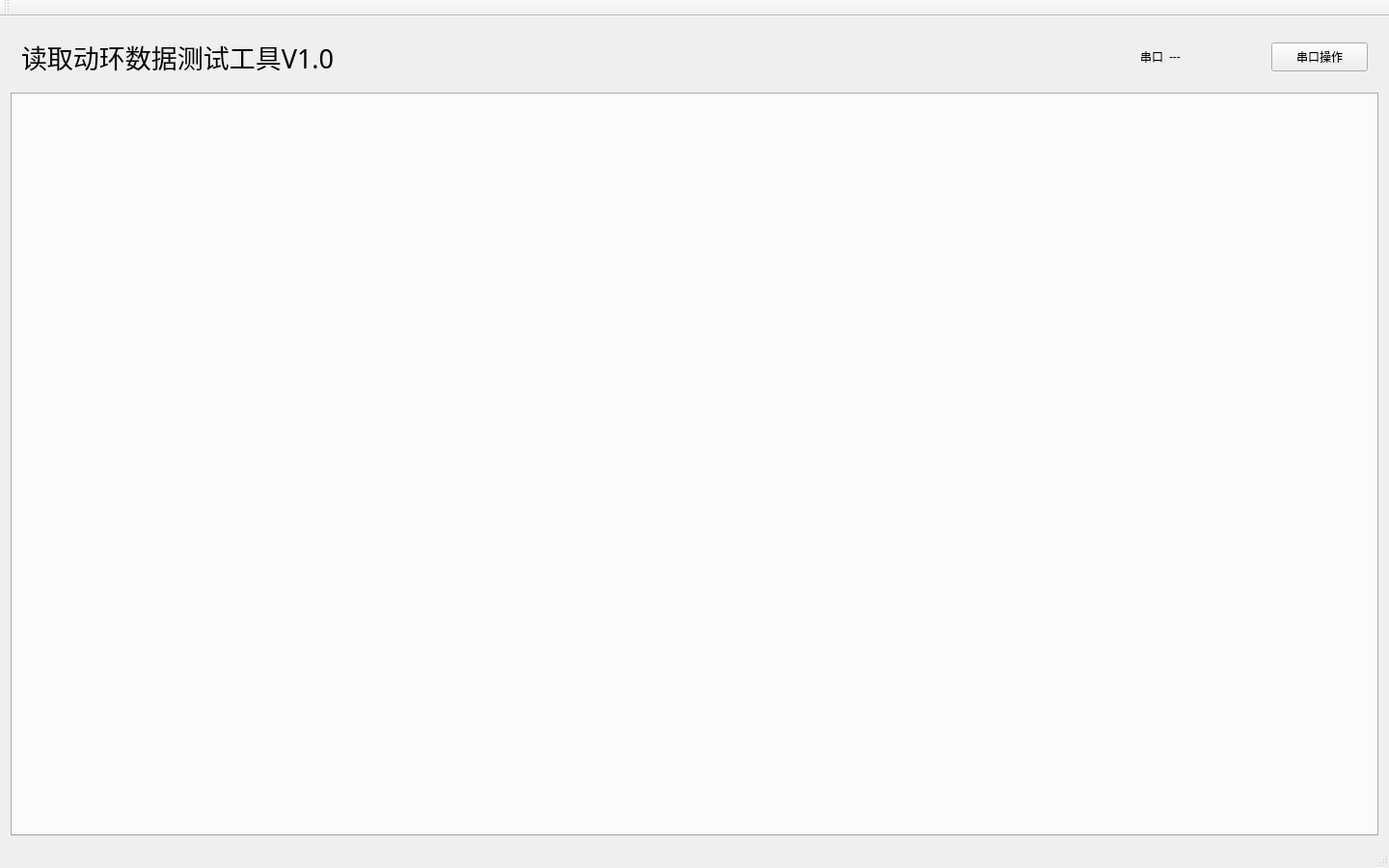
<?xml version="1.0" encoding="UTF-8"?>
<ui version="4.0">
 <class>MainWindow</class>
 <widget class="QMainWindow" name="MainWindow">
  <property name="geometry">
   <rect>
    <x>0</x>
    <y>0</y>
    <width>1440</width>
    <height>900</height>
   </rect>
  </property>
  <property name="windowTitle">
   <string>MainWindow</string>
  </property>
  <widget class="QWidget" name="centralWidget">
   <layout class="QVBoxLayout" name="verticalLayout">
    <item>
     <widget class="QWidget" name="widget" native="true">
      <layout class="QHBoxLayout" name="horizontalLayout">
       <item>
        <widget class="QLabel" name="label_3">
         <property name="font">
          <font>
           <family>微软雅黑</family>
           <pointsize>20</pointsize>
          </font>
         </property>
         <property name="text">
          <string>读取动环数据测试工具V1.0</string>
         </property>
        </widget>
       </item>
       <item>
        <widget class="QLabel" name="label_2">
         <property name="sizePolicy">
          <sizepolicy hsizetype="Minimum" vsizetype="Minimum">
           <horstretch>0</horstretch>
           <verstretch>0</verstretch>
          </sizepolicy>
         </property>
         <property name="minimumSize">
          <size>
           <width>100</width>
           <height>30</height>
          </size>
         </property>
         <property name="maximumSize">
          <size>
           <width>100</width>
           <height>30</height>
          </size>
         </property>
         <property name="text">
          <string>串口</string>
         </property>
         <property name="alignment">
          <set>Qt::AlignRight|Qt::AlignTrailing|Qt::AlignVCenter</set>
         </property>
        </widget>
       </item>
       <item>
        <widget class="QLabel" name="comLab">
         <property name="sizePolicy">
          <sizepolicy hsizetype="Minimum" vsizetype="Minimum">
           <horstretch>0</horstretch>
           <verstretch>0</verstretch>
          </sizepolicy>
         </property>
         <property name="minimumSize">
          <size>
           <width>100</width>
           <height>30</height>
          </size>
         </property>
         <property name="maximumSize">
          <size>
           <width>100</width>
           <height>30</height>
          </size>
         </property>
         <property name="text">
          <string>---</string>
         </property>
        </widget>
       </item>
       <item>
        <widget class="QPushButton" name="pushButton">
         <property name="sizePolicy">
          <sizepolicy hsizetype="Minimum" vsizetype="Minimum">
           <horstretch>0</horstretch>
           <verstretch>0</verstretch>
          </sizepolicy>
         </property>
         <property name="minimumSize">
          <size>
           <width>100</width>
           <height>30</height>
          </size>
         </property>
         <property name="maximumSize">
          <size>
           <width>100</width>
           <height>30</height>
          </size>
         </property>
         <property name="text">
          <string>串口操作</string>
         </property>
        </widget>
       </item>
      </layout>
     </widget>
    </item>
    <item>
     <widget class="QTabWidget" name="tabWidget">
      <property name="currentIndex">
       <number>-1</number>
      </property>
     </widget>
    </item>
   </layout>
  </widget>
  <widget class="QMenuBar" name="menuBar">
   <property name="geometry">
    <rect>
     <x>0</x>
     <y>0</y>
     <width>1440</width>
     <height>22</height>
    </rect>
   </property>
  </widget>
  <widget class="QToolBar" name="mainToolBar">
   <attribute name="toolBarArea">
    <enum>TopToolBarArea</enum>
   </attribute>
   <attribute name="toolBarBreak">
    <bool>false</bool>
   </attribute>
  </widget>
  <widget class="QStatusBar" name="statusBar"/>
 </widget>
 <layoutdefault spacing="6" margin="11"/>
 <resources/>
 <connections/>
</ui>
